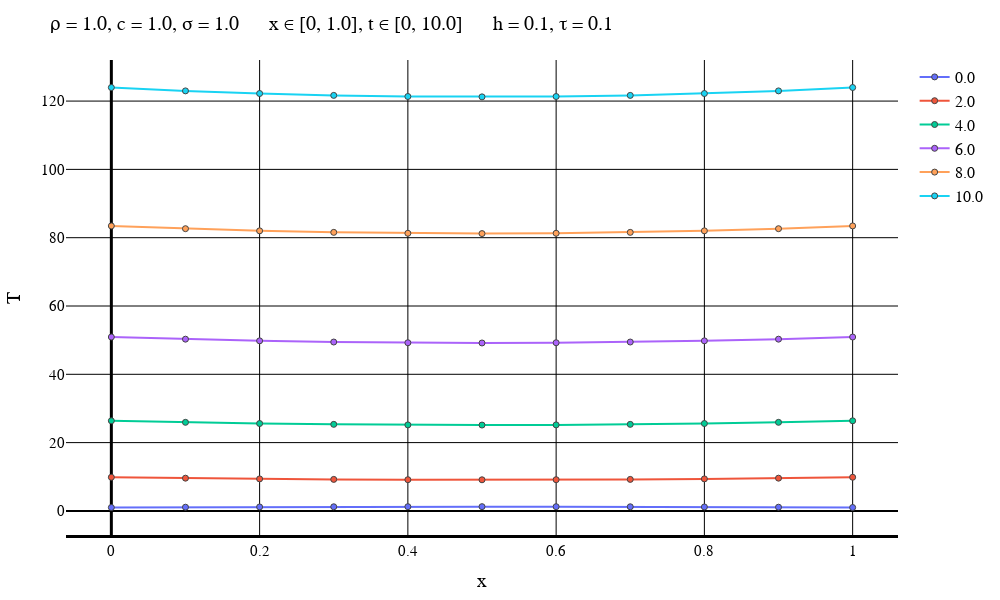

Notebook source saved alongside this figure:
### Markdown cell above
Неявная схема

### Code cell
typeOfScheme = "Backward"

solutionFile = "D:\\Calc_Methods_2\\Lab2\\SecondConds\\$typeOfScheme\\solution$numOfEq.txt"
dataFile = "D:\\Calc_Methods_2\\Lab2\\SecondConds\\$typeOfScheme\\data$numOfEq.txt"
intervalFile = "D:\\Calc_Methods_2\\Lab2\\SecondConds\\$typeOfScheme\\interval$numOfEq.txt"

solutionMatrix = readdlm(solutionFile)
dataVec = readdlm(dataFile)
intervalVec = readdlm(intervalFile);

L = dataVec[3]
timeEnd = dataVec[4]
numOfXIntervals = Int(intervalVec[1])
numOfTIntervals = Int(intervalVec[2])
h = L / numOfXIntervals
τ = timeEnd / numOfTIntervals
if default == true
    plotStep = trunc(Int, timeEnd / (defaultStepParam * τ))
    numOfPlots = numOfTIntervals + 1    
else
    plotStep = firstSteps
    numOfPlots = firstPlots
end
println("Шаг графика: $plotStep")
println("Время последнего графика: $((numOfPlots - 1)*τ)")
makePlot(numOfPlots, plotStep, solutionMatrix, dataVec, intervalVec)

### Figure 1 — Plotly figure (JSON) as saved in the notebook; plotly's stock layout.template omitted (floating-point values rounded to 4 significant figures)
{"data": [{"line": {"width": 2}, "marker": {"line": {"width": 1}, "showline": true}, "mode": "lines+markers", "name": "0.0", "type": "scatter", "x": [0, 0.1, 0.2, 0.3, 0.4, 0.5, 0.6, 0.7, 0.8, 0.9, 1], "y": [1, 1.09, 1.16, 1.21, 1.24, 1.25, 1.24, 1.21, 1.16, 1.09, 1]}, {"line": {"width": 2}, "marker": {"line": {"width": 1}, "showline": true}, "mode": "lines+markers", "name": "2.0", "type": "scatter", "x": [0, 0.1, 0.2, 0.3, 0.4, 0.5, 0.6, 0.7, 0.8, 0.9, 1], "y": [9.857, 9.588, 9.379, 9.231, 9.142, 9.113, 9.142, 9.231, 9.379, 9.588, 9.857]}, {"line": {"width": 2}, "marker": {"line": {"width": 1}, "showline": true}, "mode": "lines+markers", "name": "4.0", "type": "scatter", "x": [0, 0.1, 0.2, 0.3, 0.4, 0.5, 0.6, 0.7, 0.8, 0.9, 1], "y": [26.39, 25.94, 25.59, 25.34, 25.19, 25.14, 25.19, 25.34, 25.59, 25.94, 26.39]}, {"line": {"width": 2}, "marker": {"line": {"width": 1}, "showline": true}, "mode": "lines+markers", "name": "6.0", "type": "scatter", "x": [0, 0.1, 0.2, 0.3, 0.4, 0.5, 0.6, 0.7, 0.8, 0.9, 1], "y": [50.92, 50.29, 49.8, 49.45, 49.24, 49.17, 49.24, 49.45, 49.8, 50.29, 50.92]}, {"line": {"width": 2}, "marker": {"line": {"width": 1}, "showline": true}, "mode": "lines+markers", "name": "8.0", "type": "scatter", "x": [0, 0.1, 0.2, 0.3, 0.4, 0.5, 0.6, 0.7, 0.8, 0.9, 1], "y": [83.45, 82.64, 82.01, 81.56, 81.29, 81.2, 81.29, 81.56, 82.01, 82.64, 83.45]}, {"line": {"width": 2}, "marker": {"line": {"width": 1}, "showline": true}, "mode": "lines+markers", "name": "10.0", "type": "scatter", "x": [0, 0.1, 0.2, 0.3, 0.4, 0.5, 0.6, 0.7, 0.8, 0.9, 1], "y": [124.0, 123.0, 122.2, 121.7, 121.3, 121.2, 121.3, 121.7, 122.2, 123.0, 124.0]}], "layout": {"coloraxis": {"outlinecolor": "black"}, "font": {"color": "black", "family": "Time New Roman"}, "height": 600, "legend": {"font": {"size": 16}}, "margin": {"b": 50, "l": 50, "r": 50, "t": 60}, "paper_bgcolor": "white", "plot_bgcolor": "white", "title": {"autosize": false, "font": {"color": "black", "family": "Times New Roman", "size": 20}, "paper_bgcolor": "red", "text": "ρ = 1.0, c = 1.0, σ = 1.0      x ∈ [0, 1.0], t ∈ [0, 10.0]      h = 0.1, τ = 0.1"}, "width": 1000, "xaxis": {"color": "black", "gridcolor": "black", "gridwidth": 1, "linecolor": "black", "linewidth": 3, "tickfont": {"size": 15}, "title": {"font": {"color": "black", "family": "Times New Roman", "size": 20}, "text": "x"}, "zerolinecolor": "black", "zerolinewidth": 3}, "yaxis": {"exponentformat": "power", "gridcolor": "black", "gridwidth": 1, "tickfont": {"size": 15}, "title": {"font": {"color": "black", "family": "Times New Roman", "size": 20}, "text": "T"}, "zerolinecolor": "black"}}}
